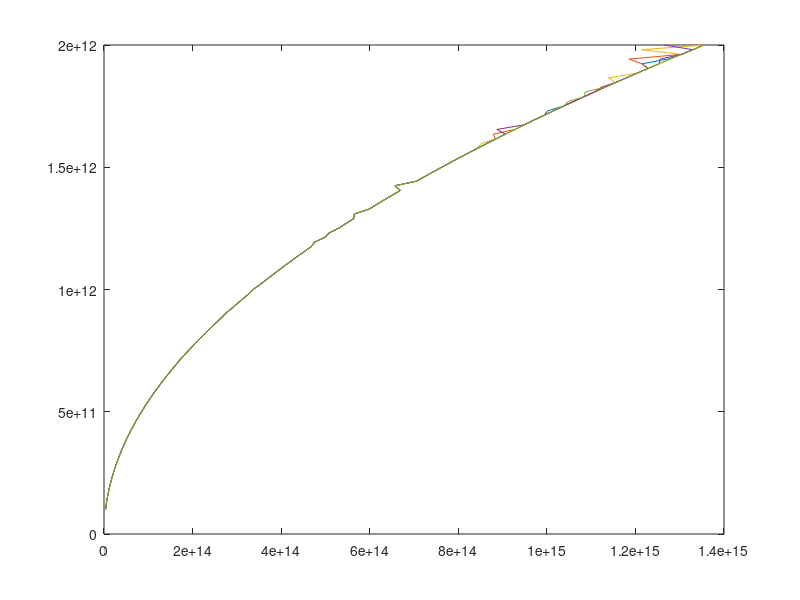

MATLAB code for this plot:
w = linspace(.1e12, 2e12, 1e2); % Frequency in Hz
load root 
load root1
load root2
load root3
load root4

plot(real(root),w)
hold on
plot(real(root1),w)
plot(real(root2),w)
plot(real(root3),w)
plot(real(root4),w)


